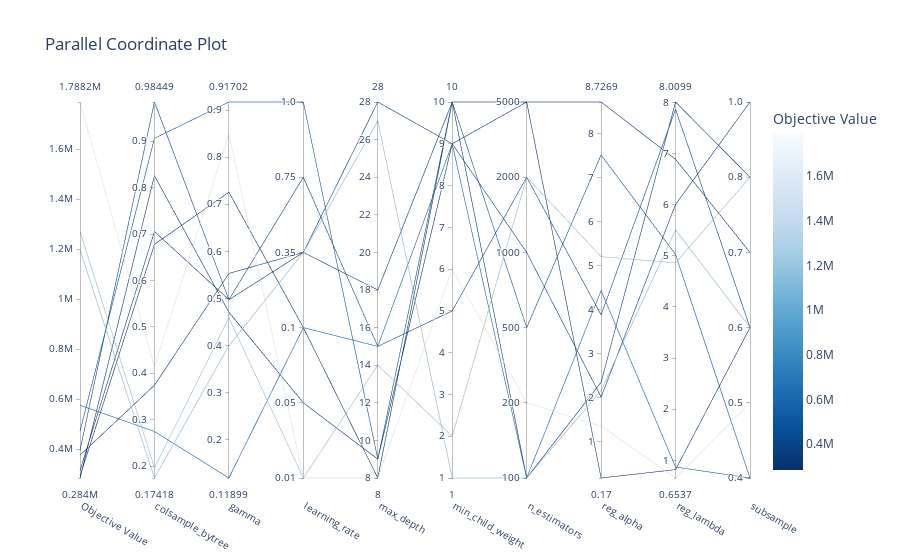

The notebook cell this image was saved under:
### Code cell
m.plot_parameter_relationships()

### Figure 1 — Plotly figure (JSON) as saved in the notebook; plotly's stock layout.template omitted (floating-point values rounded to 4 significant figures)
{"data": [{"dimensions": [{"label": "Objective Value", "range": [284000.0, 1788000.0], "values": [1788000.0, 1271000.0, 284000.0, 575000.0, 291600.0, 1197000.0, 314100.0, 375200.0, 395300.0, 471400.0]}, {"label": "colsample_bytree", "range": [0.1742, 0.9845], "values": [0.4145, 0.1959, 0.8257, 0.2745, 0.6777, 0.1742, 0.7054, 0.3742, 0.9845, 0.9063]}, {"label": "gamma", "range": [0.119, 0.917], "values": [0.8489, 0.459, 0.4709, 0.119, 0.7255, 0.3998, 0.4974, 0.5531, 0.4975, 0.917]}, {"label": "learning_rate", "range": [0, 5], "ticktext": ["0.01", "0.05", "0.1", "0.35", "0.75", "1.0"], "tickvals": [0, 1, 2, 3, 4, 5], "values": [0, 0, 1, 2, 2, 3, 3, 3, 4, 5]}, {"label": "max_depth", "range": [8, 28], "values": [8, 14, 9, 15, 8, 27, 18, 28, 15, 9]}, {"label": "min_child_weight", "range": [1, 10], "values": [6, 2, 9, 9, 10, 1, 10, 9, 5, 10]}, {"label": "n_estimators", "range": [0, 5], "ticktext": ["100", "200", "500", "1000", "2000", "5000"], "tickvals": [0, 1, 2, 3, 4, 5], "values": [1, 4, 5, 0, 5, 0, 0, 3, 4, 2]}, {"label": "reg_alpha", "range": [0.17, 8.727], "values": [1.35, 5.206, 8.727, 4.435, 0.17, 2.16, 2.351, 2.012, 3.881, 7.52]}, {"label": "reg_lambda", "range": [0.6537, 8.01], "values": [0.6537, 4.863, 6.888, 0.8682, 0.8179, 5.51, 8.01, 6.006, 7.866, 5.027]}, {"label": "subsample", "range": [0, 5], "ticktext": ["0.4", "0.5", "0.6", "0.7", "0.8", "1.0"], "tickvals": [0, 1, 2, 3, 4, 5], "values": [1, 4, 3, 0, 2, 2, 4, 5, 2, 0]}], "labelangle": 30, "labelside": "bottom", "line": {"color": [1788000.0, 1271000.0, 284000.0, 575000.0, 291600.0, 1197000.0, 314100.0, 375200.0, 395300.0, 471400.0], "colorbar": {"title": {"text": "Objective Value"}}, "colorscale": [[0, "rgb(247,251,255)"], [0.125, "rgb(222,235,247)"], [0.25, "rgb(198,219,239)"], [0.375, "rgb(158,202,225)"], [0.5, "rgb(107,174,214)"], [0.625, "rgb(66,146,198)"], [0.75, "rgb(33,113,181)"], [0.875, "rgb(8,81,156)"], [1, "rgb(8,48,107)"]], "reversescale": true, "showscale": true}, "type": "parcoords"}], "layout": {"title": {"text": "Parallel Coordinate Plot"}}}
